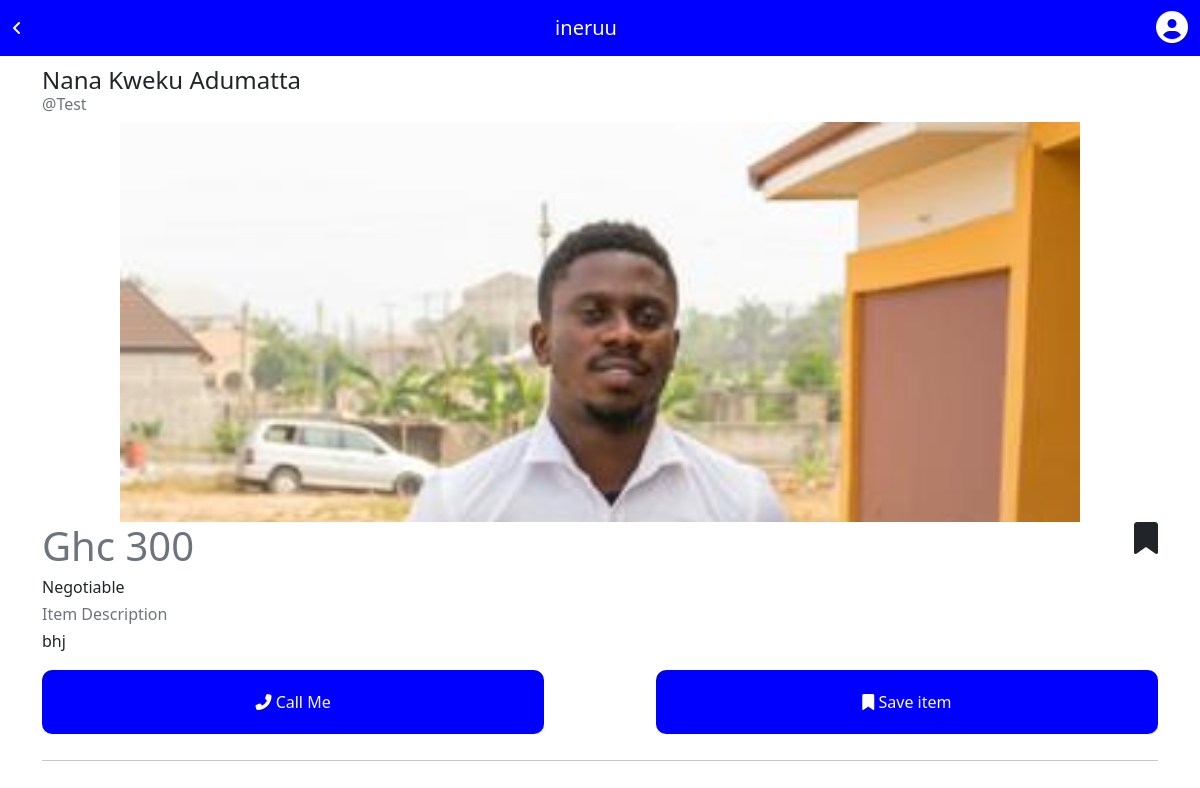
/preview/17, run on the app's committed database.
### app.py (models this page shows)
class Item(db.Model):
    id = db.Column(db.Integer, primary_key=True)
    name = db.Column(db.String(50), nullable=False)
    price = db.Column(db.String(10), nullable=True)
    description = db.Column(db.String(), nullable = False)
    image =  db.Column (db.String(60), default='default.jpg')
    trending = db.Column (db.Boolean, default = False)
    category = db.Column(db.String(), nullable=False)
    vendor = db.Column(db.Integer, db.ForeignKey('user.id', ondelete="CASCADE"), nullable=False)

class User(db.Model, UserMixin):
    id = db.Column(db.Integer, primary_key=True)
    username = db.Column(db.String(10), nullable = False)
    phone = db.Column(db.String(15), nullable=False)
    password = db.Column(db.String(15))
    stock = db.relationship('Item', backref='author', lazy=True)

### app.py (the view)
@app.route('/preview/<int:itemid>')
def preview(itemid):
    item = Item.query.filter_by(id=itemid).first()
    vendor = User.query.filter_by(id = item.vendor).first()
    vendorname = vendor.username
    return render_template('preview.html', item=item, vendorname=vendorname, vendor=vendor)

### templates/preview.html
{% extends 'base.html' %}
{% block body %}
<div class="container">
    <div style="display: flex; justify-content: space-between; margin-top: 10px;">
        <h4 style="margin: 0;">{{item.name}}</h4>
    </div>
    <h6 class="text-muted" >@{{vendorname}}</h6>
    <div style="width: 80vw; height: 50vh; margin: auto; overflow: hidden; text-align: center;">
        <img style="width: 100%; margin-bottom: 10px; margin: auto;" src="../static/items/{{item.image}}">
    </div>
<div style="display: flex; justify-content: space-between;">
    <h1 class="text-muted">Ghc {{item.price}}</h1>
    <i class="fas fa-bookmark fa-2x"></i>
</div>
    <h6>Negotiable</h6>
    <h6 class="text-muted">Item Description</h6>
    <h6>{{item.description}}</h6>
    <div style="display: flex; justify-content: space-between;">
        <button class="button"><a style="text-decoration: none; color: white;" href="tel:{{vendor.phone}}"><i class="fas fa-phone-alt"></i> Call Me </a></button>
        <button class="button"><i class="fas fa-bookmark"></i> Save item</button>
    </div>
    <hr>
</div>
{% endblock %}

### static/css/style.css (style rules this page uses)
body { font-family: 'Plus Jakarta Display', sans-serif; }
a { text-decoration:none ; color: black; }
.button { border: none; width: 45%; background-color: blue; border-radius: 10px; color: white; padding: 20px; margin: 10px 0; }

### data on the page
Item: name "Nana Kweku Adumatta", image (picture), price "300", description "bhj"
User: username "Test"
